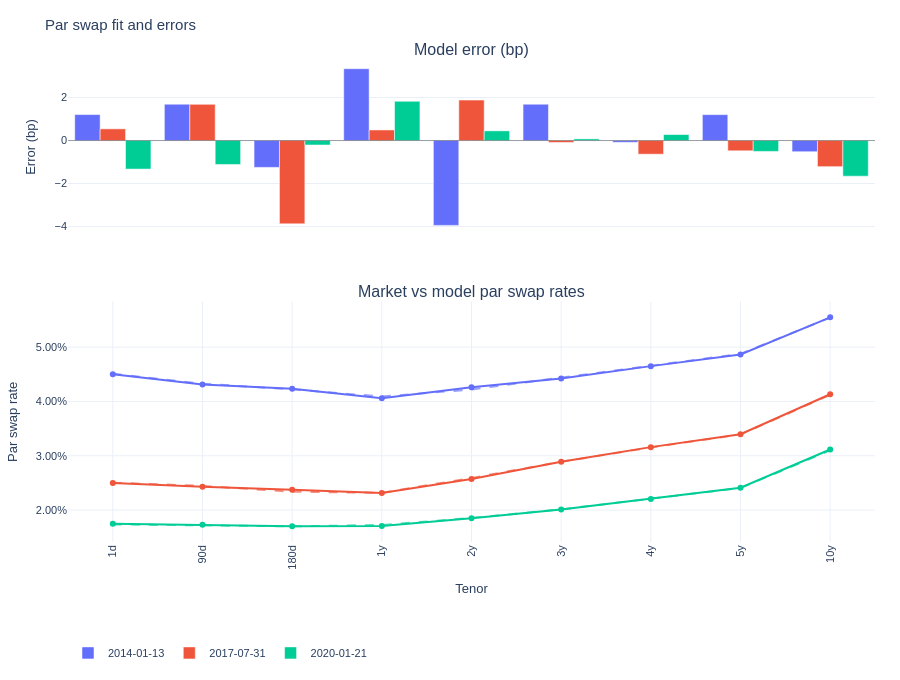

The cell this chart's notebook holds for it:
### Markdown cell above
### Results

Qualitatively, the model tracks the market par swap curve very closely on the sample dates. The dashed model curves sit almost on top of the market markers across maturities, and the left-panel bar chart shows low residuals (basis points). With more time spend on training, this results can be improved a lot.

### Code cell
fig, dates = plot_swap_rates(model, test_market_rates_df)
fig.show()

### Figure 1 — Plotly figure (JSON) as saved in the notebook; plotly's stock layout.template omitted (floating-point values rounded to 4 significant figures)
{"data": [{"legendgroup": "2014-01-13", "marker": {"color": "#636EFA"}, "name": "2014-01-13", "type": "bar", "x": ["1d", "90d", "180d", "1y", "2y", "3y", "4y", "5y", "10y"], "xaxis": "x", "y": [1.209, 1.69, -1.249, 3.341, -3.947, 1.69, -0.08422, 1.205, -0.52], "yaxis": "y"}, {"legendgroup": "2014-01-13", "line": {"color": "#636EFA"}, "marker": {"color": "#636EFA"}, "mode": "markers+lines", "name": "2014-01-13 (Market)", "showlegend": false, "type": "scatter", "x": ["1d", "90d", "180d", "1y", "2y", "3y", "4y", "5y", "10y"], "xaxis": "x2", "y": [0.045, 0.0431, 0.04235, 0.04057, 0.0426, 0.04422, 0.0465, 0.04863, 0.05548], "yaxis": "y2"}, {"legendgroup": "2014-01-13", "line": {"color": "#636EFA", "dash": "dash"}, "mode": "lines", "name": "2014-01-13 (Model)", "opacity": 0.65, "showlegend": false, "type": "scatter", "x": ["1d", "90d", "180d", "1y", "2y", "3y", "4y", "5y", "10y"], "xaxis": "x2", "y": [0.04512, 0.04327, 0.04223, 0.0409, 0.0422, 0.04439, 0.04649, 0.04875, 0.05543], "yaxis": "y2"}, {"legendgroup": "2017-07-31", "marker": {"color": "#EF553B"}, "name": "2017-07-31", "type": "bar", "x": ["1d", "90d", "180d", "1y", "2y", "3y", "4y", "5y", "10y"], "xaxis": "x", "y": [0.5436, 1.683, -3.876, 0.4921, 1.882, -0.09015, -0.6349, -0.4772, -1.215], "yaxis": "y"}, {"legendgroup": "2017-07-31", "line": {"color": "#EF553B"}, "marker": {"color": "#EF553B"}, "mode": "markers+lines", "name": "2017-07-31 (Market)", "showlegend": false, "type": "scatter", "x": ["1d", "90d", "180d", "1y", "2y", "3y", "4y", "5y", "10y"], "xaxis": "x2", "y": [0.025, 0.02428, 0.02376, 0.02313, 0.02573, 0.0289, 0.03159, 0.03397, 0.04133], "yaxis": "y2"}, {"legendgroup": "2017-07-31", "line": {"color": "#EF553B", "dash": "dash"}, "mode": "lines", "name": "2017-07-31 (Model)", "opacity": 0.65, "showlegend": false, "type": "scatter", "x": ["1d", "90d", "180d", "1y", "2y", "3y", "4y", "5y", "10y"], "xaxis": "x2", "y": [0.02505, 0.02444, 0.02337, 0.02318, 0.02592, 0.02889, 0.03153, 0.03393, 0.04121], "yaxis": "y2"}, {"legendgroup": "2020-01-21", "marker": {"color": "#00CC96"}, "name": "2020-01-21", "type": "bar", "x": ["1d", "90d", "180d", "1y", "2y", "3y", "4y", "5y", "10y"], "xaxis": "x", "y": [-1.328, -1.115, -0.2073, 1.827, 0.4505, 0.0769, 0.2779, -0.5064, -1.657], "yaxis": "y"}, {"legendgroup": "2020-01-21", "line": {"color": "#00CC96"}, "marker": {"color": "#00CC96"}, "mode": "markers+lines", "name": "2020-01-21 (Market)", "showlegend": false, "type": "scatter", "x": ["1d", "90d", "180d", "1y", "2y", "3y", "4y", "5y", "10y"], "xaxis": "x2", "y": [0.0175, 0.0173, 0.01703, 0.01708, 0.01851, 0.02013, 0.02206, 0.02411, 0.03116], "yaxis": "y2"}, {"legendgroup": "2020-01-21", "line": {"color": "#00CC96", "dash": "dash"}, "mode": "lines", "name": "2020-01-21 (Model)", "opacity": 0.65, "showlegend": false, "type": "scatter", "x": ["1d", "90d", "180d", "1y", "2y", "3y", "4y", "5y", "10y"], "xaxis": "x2", "y": [0.01737, 0.01719, 0.01701, 0.01726, 0.01855, 0.02014, 0.02208, 0.02406, 0.03099], "yaxis": "y2"}], "layout": {"annotations": [{"font": {"size": 16}, "showarrow": false, "text": "Model error (bp)", "x": 0.5, "xanchor": "center", "xref": "paper", "y": 1, "yanchor": "bottom", "yref": "paper"}, {"font": {"size": 16}, "showarrow": false, "text": "Market vs model par swap rates", "x": 0.5, "xanchor": "center", "xref": "paper", "y": 0.4988, "yanchor": "bottom", "yref": "paper"}], "bargap": 0.15, "bargroupgap": 0, "barmode": "group", "font": {"family": "Arial", "size": 11}, "height": 680, "legend": {"orientation": "h", "x": 0, "xanchor": "left", "y": -0.2, "yanchor": "top"}, "margin": {"b": 90, "l": 55, "r": 25, "t": 60}, "shapes": [{"line": {"color": "rgba(0,0,0,0.35)", "width": 1}, "type": "line", "x0": 0, "x1": 1, "xref": "x domain", "y0": 0, "y1": 0, "yref": "y"}], "title": {"text": "Par swap fit and errors", "xanchor": "left"}, "xaxis": {"anchor": "y", "automargin": true, "categoryarray": ["1d", "90d", "180d", "1y", "2y", "3y", "4y", "5y", "10y"], "categoryorder": "array", "domain": [0, 1], "matches": "x2", "showticklabels": false, "tickangle": -90, "tickfont": {"size": 11}, "type": "category"}, "xaxis2": {"anchor": "y2", "automargin": true, "categoryarray": ["1d", "90d", "180d", "1y", "2y", "3y", "4y", "5y", "10y"], "categoryorder": "array", "domain": [0, 1], "tickangle": -90, "tickfont": {"size": 11}, "title": {"text": "Tenor"}, "type": "category"}, "yaxis": {"anchor": "x", "domain": [0.6388, 1], "title": {"text": "Error (bp)"}, "zeroline": false}, "yaxis2": {"anchor": "x2", "domain": [0, 0.4988], "tickformat": ".2%", "title": {"text": "Par swap rate"}}}}
